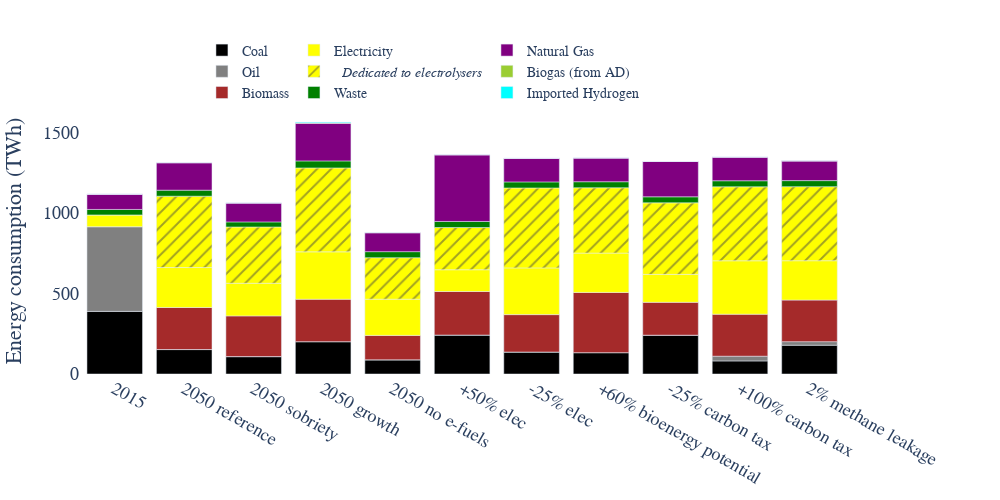

Notebook code for this chart:
### Code cell
ref_2=results['1.00output_1.00elec_1.00bio_1.00ctax_1.00co2st_2.00leak_0.50biopot_1.00bionegem']
x = ["2015","2050 reference","2050 sobriety","2050 growth","2050 no e-fuels","+50% elec","-25% elec","+60% bioenergy potential","-25% carbon tax","+100% carbon tax","2% methane leakage"]
data={"2015":ref,"2050 reference":ref,"2050 sobriety":sob,"2050 growth":aug,"2050 no e-fuels":noefuels,"+50% elec":elec150,"-25% elec":elec75,"+60% bioenergy potential":bio80,"-25% carbon tax":ctax75,"+50% carbon tax":ctax150,"+100% carbon tax":ctax200,"2% methane leakage":ref_2}

gas_techs=["Biogas_Digester"]


tech_name={"Electrolyser":"Electrolyser","SMR":"SMR","SMR_noWGR":"SMR","SMR_eboiler_noWGR":"SMR",
                       "eSMR":"SMR","eSMR_noWGR":"SMR","eSMR_eboiler_noWGR":"SMR",
                "Gasification":"Gasification","Gasification_noWGR":"Gasification","Pyrolysis":"Pyrolysis",
           "Naphta_cracking":"Naphta cracking","Naphta_cracking_electrified":"Naphta cracking"}
tech_name_list={"Biogas":["Biogas_Digester"]}
gas_techs_name_colors={"Biogas":"yellowgreen",}


fig = make_subplots(specs=[[{"secondary_y": True}]])

for resource in primary_resource_conversion.keys():
    if resource !="Electricity":
        y=[]
        if resource not in ["Olefins","Ammonia","Naphtha","CO","Gas","Hydrogen","MeOH"]:
            for name in x:
                if name!="2015":
                    energy_input=data[name]["resource_inflow"][(data[name]["resource_inflow"].Resource==resource)&(data[name]["resource_inflow"].Year==2050)]
                    energy_input=energy_input.drop(["Sector","Country"],axis=1)["Flow"].sum()
                    y.append(energy_input)


                else:
                    energy_input=data[name]["resource_inflow"][(data[name]["resource_inflow"].Resource==resource)&(data[name]["resource_inflow"].Year==2015)]
                    energy_input=energy_input.drop(["Sector","Country"],axis=1)["Flow"].sum()
                    y.append(energy_input)
        legendgroup="energy1"
        legendtitle=" "
        if resource=="Waste":
            legendgroup="energy2"
            legendtitle= "  "
        fig.add_trace(go.Bar(x=x, y=y,name=resource,legendgroup=legendgroup,legendgrouptitle_text=legendtitle,
                             legendgrouptitle_font=dict(size=15),marker_color=primary_resource_color[resource]))
    else:
        y=[]
        y_electrolysis=[]
        for name in x:
                if name!="2015":
                    electrolyser=data[name]["resource_tech_inflow"][(data[name]["resource_tech_inflow"].Resource==resource)&
                                              (data[name]["resource_tech_inflow"].Year==2050)&
                                             (data[name]["resource_tech_inflow"].Technology=="Electrolyser")]
                    electrolyser=electrolyser.drop(["Sector","Country","Technology"],axis=1)["Flow"].sum()
                    energy_input=data[name]["resource_inflow"][(data[name]["resource_inflow"].Resource==resource)&(data[name]["resource_inflow"].Year==2050)]
                    energy_input=energy_input.drop(["Sector","Country"],axis=1)["Flow"].sum()
                    y.append(energy_input-electrolyser)
                    y_electrolysis.append(electrolyser)
                    


                else:
                    energy_input=data[name]["resource_inflow"][(data[name]["resource_inflow"].Resource==resource)&(data[name]["resource_inflow"].Year==2015)]
                    energy_input=energy_input.drop(["Sector","Country"],axis=1)["Flow"].sum()
                    y.append(energy_input)
                    y_electrolysis.append(0)
        fig.add_trace(go.Bar(x=x, y=y,name=resource,legendgroup="energy2",marker_color=primary_resource_color[resource]))
        fig.add_trace(go.Bar(x=x, y=y_electrolysis,legendgroup="energy2",name="<i>\t\tDedicated to electrolysers</i>",marker_color=primary_resource_color[resource],marker_pattern_shape="/"))
        
y=[]
for name in x:
    if name!="2015":
        energy_input=data[name]["resource_imports"][(data[name]["resource_imports"].Resource=="Gas")&(data[name]["resource_imports"].Year==2050)]
        energy_input=energy_input.drop(["Sector","Country"],axis=1)["Flow"].sum()
        y.append(energy_input)
    else:
        energy_input=data[name]["resource_imports"][(data[name]["resource_imports"].Resource=="Gas")&(data[name]["resource_imports"].Year==2015)]
        energy_input=energy_input.drop(["Sector","Country"],axis=1)["Flow"].sum()
        y.append(energy_input)
fig.add_trace(go.Bar(x=x, y=y,name="Natural Gas",legendgroup="energy3",legendgrouptitle_text=" ",
                     legendgrouptitle_font=dict(size=15),marker_color="purple"))


y=[]
for name in x:
    if name!="2015":
        biogas_energy=data[name]["resource_tech_outflow"][(data[name]["resource_tech_outflow"].Resource=="Gas")&(data[name]["resource_tech_outflow"].Year==2050)&
                                                  (data[name]["resource_tech_outflow"].Technology.isin(["Biogas_Digester"]))]
        biogas_energy=biogas_energy.drop(["Sector","Country"],axis=1)["Flow"].sum()
        y.append(-biogas_energy)
    else:
        biogas_energy=data[name]["resource_tech_outflow"][(data[name]["resource_tech_outflow"].Resource=="Gas")&(data[name]["resource_tech_outflow"].Year==2015)&
                                                  (data[name]["resource_tech_outflow"].Technology.isin(["Biogas_Digester"]))]
        biogas_energy=biogas_energy.drop(["Sector","Country"],axis=1)["Flow"].sum()
        y.append(-biogas_energy)
fig.add_trace(go.Bar(x=x, y=y,name="Biogas (from AD)",legendgroup="energy3",marker_color="yellowgreen"))

y=[]
for name in x:
    if name!="2015":
        energy_input=data[name]["resource_imports"][(data[name]["resource_imports"].Resource=="Hydrogen")&(data[name]["resource_imports"].Year==2050)]
        energy_input=energy_input.drop(["Sector","Country"],axis=1)["Flow"].sum()
        y.append(energy_input)
    else:
        energy_input=data[name]["resource_imports"][(data[name]["resource_imports"].Resource=="Hydrogen")&(data[name]["resource_imports"].Year==2015)]
        energy_input=energy_input.drop(["Sector","Country"],axis=1)["Flow"].sum()
        y.append(energy_input)
fig.add_trace(go.Bar(x=x, y=y,name="Imported Hydrogen\t\t\t\t\t\t\t\t\t\t\t\t\t\t\t",
                     legendgroup="energy3",marker_color="cyan"))

# total_list=[]
# for name in x:
#     if name!="2015":
#         total_emissions=data[name]["emissions"][data[name]["emissions"].Year==2050]["Emissions"].sum()*1e-6
#         total_list.append(total_emissions)
#     else:
#         total_emissions=data[name]["emissions"][data[name]["emissions"].Year==2015]["Emissions"].sum()*1e-6
#         total_list.append(total_emissions)
# text=[]        
# for t in total_list:
#     text.append(str(round(t,1)))
# fig.add_trace(go.Scatter(x=x,y=total_list,mode="markers+text",marker=dict(color="red",size=8),
#                          text=text,textposition="bottom center",textfont_color="red",
#                          name="Total emissions"),secondary_y=True)

fig.update_layout(barmode='relative')
fig.update_layout(#title='Final energy consumption per variation',title_x=0.5,title_y=0.99,
                   yaxis_title='Energy consumption (TWh)')    

# fig.update_yaxes(title_text="MtCO<sub>2</sub>", secondary_y=True,
#                  titlefont=dict(color="red"),tickfont=dict(color="red"))  
fig.update_layout(
    font=dict(
        family="Times New Roman",size=18)
    ) 
fig.update_traces(textfont_size=16)
# fig.update_yaxes(range=[30,70])
# fig.update_xaxes(range=[10,105])
fig.update_annotations(font_size=20)
fig.update_layout(legend=dict(
    orientation="h",
    yanchor="bottom",
    y=1.0,
    xanchor="left",
    x=0.15,font = dict(size=14)
))
fig.update_layout( paper_bgcolor="rgba(255,255,255,255)", plot_bgcolor="rgba(255,255,255,255)")
fig.update_layout(width =1000, height=500)
# fig.update_annotations(font_size=12)
pio.write_image(fig, "1D_final_consum.pdf", width=1000, height=500)

# fig.update_yaxes(showgrid=True, gridwidth=1, gridcolor='lightgrey')
fig.show()

### Figure 1 — Plotly figure (JSON) as saved in the notebook; plotly's stock layout.template omitted (floating-point values rounded to 4 significant figures)
{"data": [{"legendgroup": "energy1", "legendgrouptitle": {"font": {"size": 15}, "text": " "}, "marker": {"color": "cyan"}, "name": "Hydrogen", "textfont": {"size": 16}, "type": "bar", "x": ["2015", "2050 reference", "2050 sobriety", "2050 growth", "2050 no e-fuels", "+50% elec", "-25% elec", "+60% bioenergy potential", "-25% carbon tax", "+100% carbon tax", "2% methane leakage"], "y": []}, {"legendgroup": "energy1", "legendgrouptitle": {"font": {"size": 15}, "text": " "}, "marker": {"color": "purple"}, "name": "Gas", "textfont": {"size": 16}, "type": "bar", "x": ["2015", "2050 reference", "2050 sobriety", "2050 growth", "2050 no e-fuels", "+50% elec", "-25% elec", "+60% bioenergy potential", "-25% carbon tax", "+100% carbon tax", "2% methane leakage"], "y": []}, {"legendgroup": "energy1", "legendgrouptitle": {"font": {"size": 15}, "text": " "}, "marker": {"color": "black"}, "name": "Coal", "textfont": {"size": 16}, "type": "bar", "x": ["2015", "2050 reference", "2050 sobriety", "2050 growth", "2050 no e-fuels", "+50% elec", "-25% elec", "+60% bioenergy potential", "-25% carbon tax", "+100% carbon tax", "2% methane leakage"], "y": [388.5, 151.8, 107.9, 200.8, 88.09, 241.6, 136.3, 132.6, 241.0, 81.07, 178.6]}, {"legendgroup": "energy1", "legendgrouptitle": {"font": {"size": 15}, "text": " "}, "marker": {"color": "grey"}, "name": "Oil", "textfont": {"size": 16}, "type": "bar", "x": ["2015", "2050 reference", "2050 sobriety", "2050 growth", "2050 no e-fuels", "+50% elec", "-25% elec", "+60% bioenergy potential", "-25% carbon tax", "+100% carbon tax", "2% methane leakage"], "y": [525.7, 0, 0, 0, 0, 0, 0, 0, 0, 29.43, 22.01]}, {"legendgroup": "energy1", "legendgrouptitle": {"font": {"size": 15}, "text": " "}, "marker": {"color": "brown"}, "name": "Biomass", "textfont": {"size": 16}, "type": "bar", "x": ["2015", "2050 reference", "2050 sobriety", "2050 growth", "2050 no e-fuels", "+50% elec", "-25% elec", "+60% bioenergy potential", "-25% carbon tax", "+100% carbon tax", "2% methane leakage"], "y": [0, 260.9, 252.7, 263.2, 151.5, 270.4, 232.2, 373.6, 203.8, 260.6, 258.2]}, {"legendgroup": "energy2", "marker": {"color": "yellow"}, "name": "Electricity", "textfont": {"size": 16}, "type": "bar", "x": ["2015", "2050 reference", "2050 sobriety", "2050 growth", "2050 no e-fuels", "+50% elec", "-25% elec", "+60% bioenergy potential", "-25% carbon tax", "+100% carbon tax", "2% methane leakage"], "y": [73.01, 247.9, 202.5, 293.9, 224.6, 134.9, 289.8, 244.0, 173.5, 331.4, 244.0]}, {"legendgroup": "energy2", "marker": {"color": "yellow", "pattern": {"shape": "/"}}, "name": "<i>\t\tDedicated to electrolysers</i>", "textfont": {"size": 16}, "type": "bar", "x": ["2015", "2050 reference", "2050 sobriety", "2050 growth", "2050 no e-fuels", "+50% elec", "-25% elec", "+60% bioenergy potential", "-25% carbon tax", "+100% carbon tax", "2% methane leakage"], "y": [0, 442.7, 349.2, 520.8, 257.4, 262.0, 496.1, 405.3, 443.7, 459.1, 459.6]}, {"legendgroup": "energy1", "legendgrouptitle": {"font": {"size": 15}, "text": " "}, "marker": {"color": "red"}, "name": "MeOH", "textfont": {"size": 16}, "type": "bar", "x": ["2015", "2050 reference", "2050 sobriety", "2050 growth", "2050 no e-fuels", "+50% elec", "-25% elec", "+60% bioenergy potential", "-25% carbon tax", "+100% carbon tax", "2% methane leakage"], "y": []}, {"legendgroup": "energy2", "legendgrouptitle": {"font": {"size": 15}, "text": "  "}, "marker": {"color": "green"}, "name": "Waste", "textfont": {"size": 16}, "type": "bar", "x": ["2015", "2050 reference", "2050 sobriety", "2050 growth", "2050 no e-fuels", "+50% elec", "-25% elec", "+60% bioenergy potential", "-25% carbon tax", "+100% carbon tax", "2% methane leakage"], "y": [33.87, 37.46, 31.46, 43.47, 37.46, 37.46, 37.46, 37.46, 37.46, 37.46, 37.46]}, {"legendgroup": "energy1", "legendgrouptitle": {"font": {"size": 15}, "text": " "}, "marker": {"color": "wheat"}, "name": "Naphtha", "textfont": {"size": 16}, "type": "bar", "x": ["2015", "2050 reference", "2050 sobriety", "2050 growth", "2050 no e-fuels", "+50% elec", "-25% elec", "+60% bioenergy potential", "-25% carbon tax", "+100% carbon tax", "2% methane leakage"], "y": []}, {"legendgroup": "energy3", "legendgrouptitle": {"font": {"size": 15}, "text": " "}, "marker": {"color": "purple"}, "name": "Natural Gas", "textfont": {"size": 16}, "type": "bar", "x": ["2015", "2050 reference", "2050 sobriety", "2050 growth", "2050 no e-fuels", "+50% elec", "-25% elec", "+60% bioenergy potential", "-25% carbon tax", "+100% carbon tax", "2% methane leakage"], "y": [94.64, 170.5, 117.3, 233.5, 117.9, 414.0, 146.1, 147.3, 219.0, 146.6, 122.7]}, {"legendgroup": "energy3", "marker": {"color": "yellowgreen"}, "name": "Biogas (from AD)", "textfont": {"size": 16}, "type": "bar", "x": ["2015", "2050 reference", "2050 sobriety", "2050 growth", "2050 no e-fuels", "+50% elec", "-25% elec", "+60% bioenergy potential", "-25% carbon tax", "+100% carbon tax", "2% methane leakage"], "y": [0, 0.04781, 0, 2.331, 0, 0.06935, 0, 0, 0.03956, 0.04013, 0.01999]}, {"legendgroup": "energy3", "marker": {"color": "cyan"}, "name": "Imported Hydrogen\t\t\t\t\t\t\t\t\t\t\t\t\t\t\t", "textfont": {"size": 16}, "type": "bar", "x": ["2015", "2050 reference", "2050 sobriety", "2050 growth", "2050 no e-fuels", "+50% elec", "-25% elec", "+60% bioenergy potential", "-25% carbon tax", "+100% carbon tax", "2% methane leakage"], "y": [0, 0, 0, 4.059, 0, 0, 0, 0, 0, 0, 0.1102]}], "layout": {"barmode": "relative", "font": {"family": "Times New Roman", "size": 18}, "height": 500, "legend": {"font": {"size": 14}, "orientation": "h", "x": 0.15, "xanchor": "left", "y": 1, "yanchor": "bottom"}, "paper_bgcolor": "rgba(255,255,255,255)", "plot_bgcolor": "rgba(255,255,255,255)", "width": 1000, "xaxis": {"anchor": "y", "domain": [0, 0.94]}, "yaxis": {"anchor": "x", "domain": [0, 1], "title": {"text": "Energy consumption (TWh)"}}, "yaxis2": {"anchor": "x", "overlaying": "y", "side": "right"}}}
